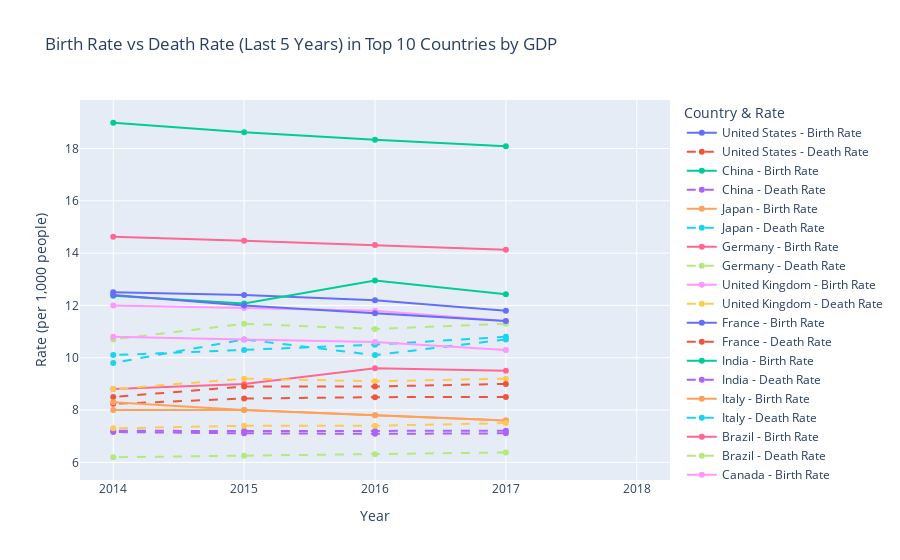

Notebook code cell kept with this figure:
### Code cell
import plotly.graph_objs as go

# Get the latest year
last_year = world_bank_df['Year'].max()
last_5_years = sorted(world_bank_df['Year'].unique())[-5:]

# Get top 10 countries by GDP (latest year)
top_10_countries = top_gdp_countries['Country Name'].tolist()

# Filter data for top 10 countries and last 5 years
df_top10_last5 = world_bank_df[
    (world_bank_df['Country Name'].isin(top_10_countries)) &
    (world_bank_df['Year'].isin(last_5_years))
]

# Prepare traces for each country
fig = go.Figure()
for country in top_10_countries:
    country_data = df_top10_last5[df_top10_last5['Country Name'] == country]
    fig.add_trace(go.Scatter(
        x=country_data['Year'],
        y=country_data['Birth rate, crude (per 1,000 people)'],
        mode='lines+markers',
        name=f'{country} - Birth Rate'
    ))
    fig.add_trace(go.Scatter(
        x=country_data['Year'],
        y=country_data['Death rate, crude (per 1,000 people)'],
        mode='lines+markers',
        name=f'{country} - Death Rate',
        line=dict(dash='dash')
    ))

fig.update_layout(
    title='Birth Rate vs Death Rate (Last 5 Years) in Top 10 Countries by GDP',
    xaxis_title='Year',
    yaxis_title='Rate (per 1,000 people)',
    legend_title='Country & Rate'
)
fig.show()

### Figure 1 — Plotly figure (JSON) as saved in the notebook; plotly's stock layout.template omitted (floating-point values rounded to 4 significant figures)
{"data": [{"mode": "lines+markers", "name": "United States - Birth Rate", "type": "scatter", "x": [2018, 2017, 2016, 2015, 2014], "y": [null, 11.8, 12.2, 12.4, 12.5]}, {"line": {"dash": "dash"}, "mode": "lines+markers", "name": "United States - Death Rate", "type": "scatter", "x": [2018, 2017, 2016, 2015, 2014], "y": [null, 8.5, 8.493, 8.44, 8.237]}, {"mode": "lines+markers", "name": "China - Birth Rate", "type": "scatter", "x": [2018, 2017, 2016, 2015, 2014], "y": [null, 12.43, 12.95, 12.07, 12.37]}, {"line": {"dash": "dash"}, "mode": "lines+markers", "name": "China - Death Rate", "type": "scatter", "x": [2018, 2017, 2016, 2015, 2014], "y": [null, 7.11, 7.09, 7.11, 7.16]}, {"mode": "lines+markers", "name": "Japan - Birth Rate", "type": "scatter", "x": [2018, 2017, 2016, 2015, 2014], "y": [null, 7.6, 7.8, 8, 8]}, {"line": {"dash": "dash"}, "mode": "lines+markers", "name": "Japan - Death Rate", "type": "scatter", "x": [2018, 2017, 2016, 2015, 2014], "y": [null, 10.8, 10.5, 10.3, 10.1]}, {"mode": "lines+markers", "name": "Germany - Birth Rate", "type": "scatter", "x": [2018, 2017, 2016, 2015, 2014], "y": [null, 9.5, 9.6, 9, 8.8]}, {"line": {"dash": "dash"}, "mode": "lines+markers", "name": "Germany - Death Rate", "type": "scatter", "x": [2018, 2017, 2016, 2015, 2014], "y": [null, 11.3, 11.1, 11.3, 10.7]}, {"mode": "lines+markers", "name": "United Kingdom - Birth Rate", "type": "scatter", "x": [2018, 2017, 2016, 2015, 2014], "y": [null, 11.4, 11.8, 11.9, 12]}, {"line": {"dash": "dash"}, "mode": "lines+markers", "name": "United Kingdom - Death Rate", "type": "scatter", "x": [2018, 2017, 2016, 2015, 2014], "y": [null, 9.2, 9.1, 9.2, 8.8]}, {"mode": "lines+markers", "name": "France - Birth Rate", "type": "scatter", "x": [2018, 2017, 2016, 2015, 2014], "y": [null, 11.4, 11.7, 12, 12.4]}, {"line": {"dash": "dash"}, "mode": "lines+markers", "name": "France - Death Rate", "type": "scatter", "x": [2018, 2017, 2016, 2015, 2014], "y": [null, 9, 8.9, 8.9, 8.5]}, {"mode": "lines+markers", "name": "India - Birth Rate", "type": "scatter", "x": [2018, 2017, 2016, 2015, 2014], "y": [null, 18.08, 18.33, 18.62, 18.98]}, {"line": {"dash": "dash"}, "mode": "lines+markers", "name": "India - Death Rate", "type": "scatter", "x": [2018, 2017, 2016, 2015, 2014], "y": [null, 7.21, 7.195, 7.194, 7.212]}, {"mode": "lines+markers", "name": "Italy - Birth Rate", "type": "scatter", "x": [2018, 2017, 2016, 2015, 2014], "y": [null, 7.6, 7.8, 8, 8.3]}, {"line": {"dash": "dash"}, "mode": "lines+markers", "name": "Italy - Death Rate", "type": "scatter", "x": [2018, 2017, 2016, 2015, 2014], "y": [null, 10.7, 10.1, 10.7, 9.8]}, {"mode": "lines+markers", "name": "Brazil - Birth Rate", "type": "scatter", "x": [2018, 2017, 2016, 2015, 2014], "y": [null, 14.12, 14.31, 14.47, 14.62]}, {"line": {"dash": "dash"}, "mode": "lines+markers", "name": "Brazil - Death Rate", "type": "scatter", "x": [2018, 2017, 2016, 2015, 2014], "y": [null, 6.378, 6.311, 6.25, 6.195]}, {"mode": "lines+markers", "name": "Canada - Birth Rate", "type": "scatter", "x": [2018, 2017, 2016, 2015, 2014], "y": [null, 10.3, 10.6, 10.7, 10.8]}, {"line": {"dash": "dash"}, "mode": "lines+markers", "name": "Canada - Death Rate", "type": "scatter", "x": [2018, 2017, 2016, 2015, 2014], "y": [null, 7.5, 7.4, 7.4, 7.3]}], "layout": {"legend": {"title": {"text": "Country & Rate"}}, "title": {"text": "Birth Rate vs Death Rate (Last 5 Years) in Top 10 Countries by GDP"}, "xaxis": {"title": {"text": "Year"}}, "yaxis": {"title": {"text": "Rate (per 1,000 people)"}}}}
